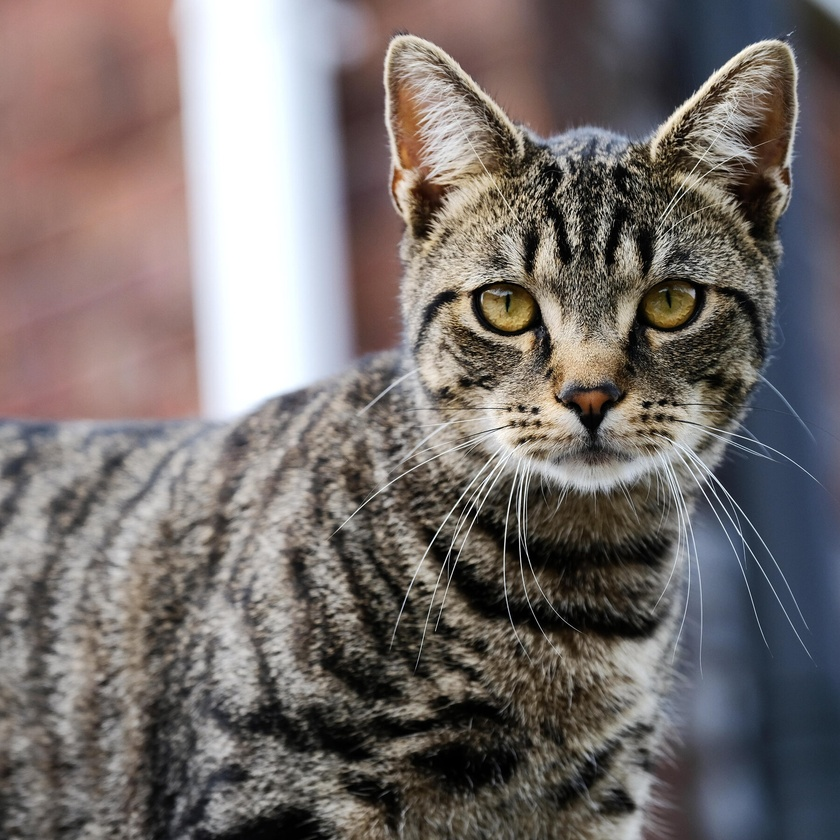
#> input picture cat.jpg, 840 x 840 px, shrunk from 1800 x 1800 before the run, found by its file name
$ python 19.py   (older library calls are emulated)
#> lines starting #> are read from the running program, lines starting #| are printed output that depends on the picture; after the words box and inside, x2 and y2 are one past the last pixel; in counts of white or black regions, pixels touching at a corner belong together
import cv2
img = cv2.imread(r"C:/Users/venka/OneDrive/Pictures/Saved Pictures/cat.jpg")
#> img is the input picture: shape (840, 840, 3); mean B, G, R 108.6, 110.7, 118.1
# Display original image
cv2.imshow('Original', img)
cv2.waitKey(0)
img_gray = cv2.cvtColor(img, cv2.COLOR_BGR2GRAY)
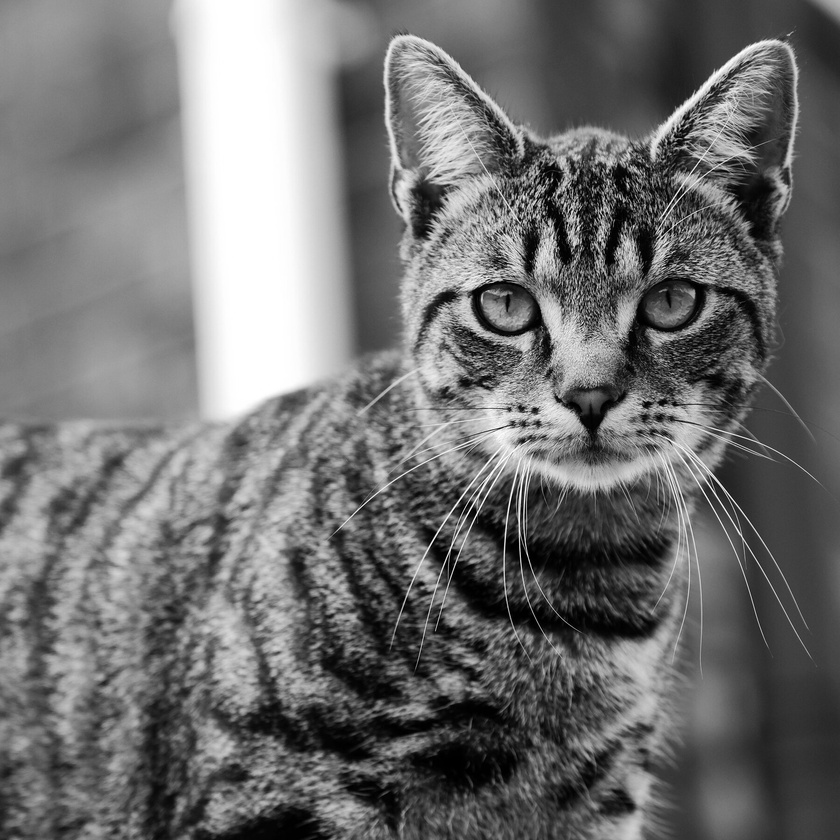
#> img_gray: shape (840, 840); min 0, max 255, mean 112.7
# Blur the image for better edge detection
img_blur = cv2.GaussianBlur(img_gray, (3,3), 0)
sobelxy = cv2.Sobel(src=img_blur, ddepth=cv2.CV_64F, dx=1, dy=1, ksize=5) # Combined X and Y Sobel Edge Detection
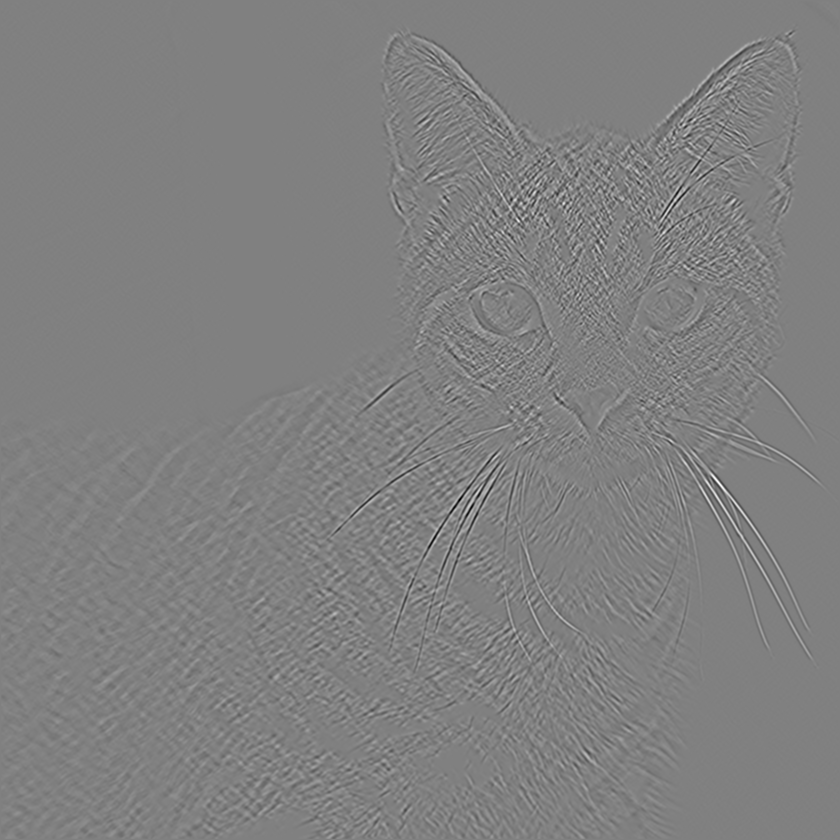
#> sobelxy: shape (840, 840) float64; min -1958, max 1927, mean 0; drawn with min black and max white
cv2.imshow('Sobel X Y using Sobel() function', sobelxy)
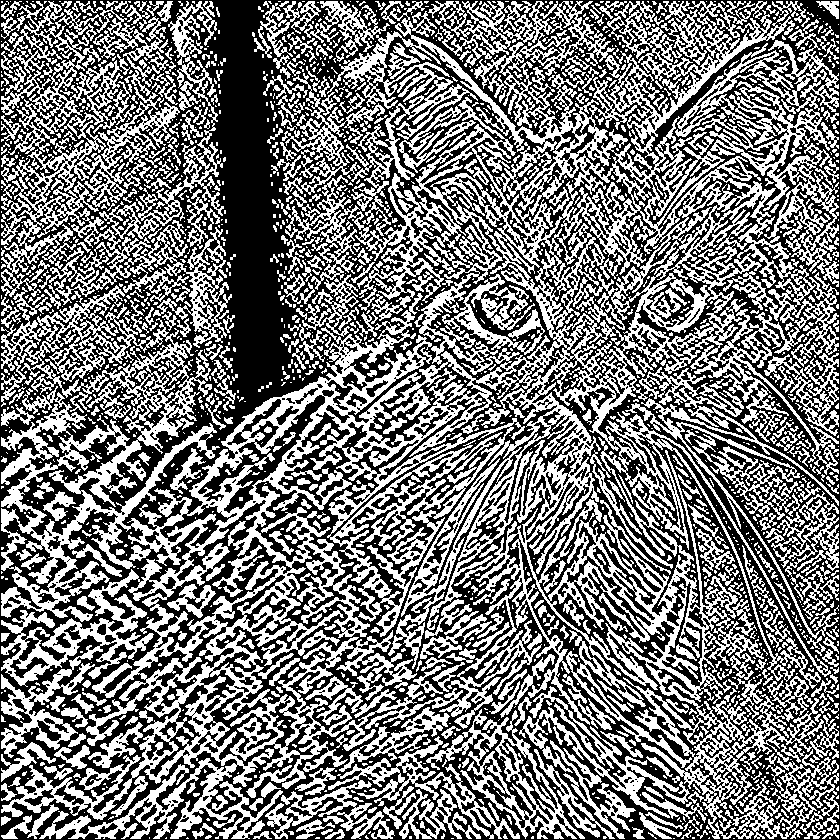
#> window 'Sobel X Y using Sobel() functi': shape (840, 840); 46.6% white; 1992 white regions (1430 under 20 px), largest, box (x1, y1, x2, y2) and area: (1, 1, 839, 839) 213612, (1, 1, 232, 348) 18762, (625, 398, 839, 639) 5106
cv2.waitKey(0)
